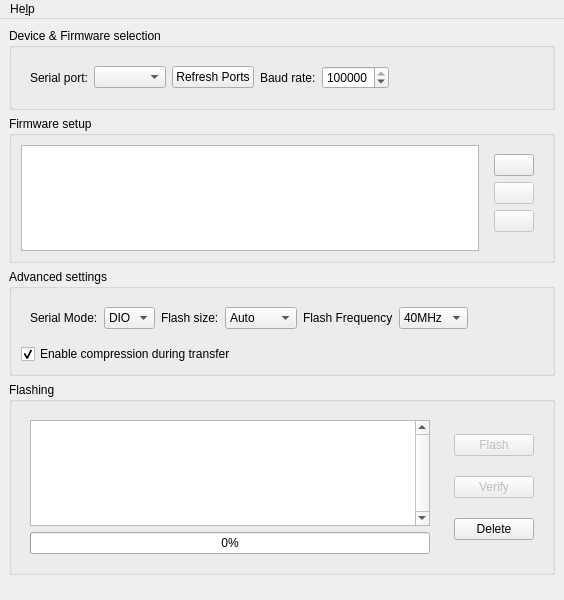
<?xml version="1.0" encoding="UTF-8"?>
<ui version="4.0">
 <class>MainWindow</class>
 <widget class="QMainWindow" name="MainWindow">
  <property name="geometry">
   <rect>
    <x>0</x>
    <y>0</y>
    <width>564</width>
    <height>600</height>
   </rect>
  </property>
  <property name="sizePolicy">
   <sizepolicy hsizetype="Minimum" vsizetype="Minimum">
    <horstretch>0</horstretch>
    <verstretch>0</verstretch>
   </sizepolicy>
  </property>
  <property name="minimumSize">
   <size>
    <width>564</width>
    <height>600</height>
   </size>
  </property>
  <property name="maximumSize">
   <size>
    <width>564</width>
    <height>600</height>
   </size>
  </property>
  <property name="windowTitle">
   <string>CuteESP</string>
  </property>
  <property name="locale">
   <locale language="English" country="UnitedStates"/>
  </property>
  <widget class="QWidget" name="centralwidget">
   <layout class="QVBoxLayout" name="verticalLayout">
    <item>
     <widget class="QGroupBox" name="groupBox">
      <property name="title">
       <string>Device &amp;&amp; Firmware selection</string>
      </property>
      <layout class="QVBoxLayout" name="verticalLayout_2">
       <item>
        <widget class="QWidget" name="horizontalWidget_2" native="true">
         <layout class="QHBoxLayout" name="horizontalLayout_2">
          <item>
           <widget class="QLabel" name="label_2">
            <property name="text">
             <string>Serial port:</string>
            </property>
           </widget>
          </item>
          <item>
           <widget class="QComboBox" name="cboxSerialPort"/>
          </item>
          <item>
           <widget class="QPushButton" name="btnRefresh">
            <property name="text">
             <string>Refresh Ports</string>
            </property>
           </widget>
          </item>
          <item>
           <widget class="QLabel" name="label_7">
            <property name="text">
             <string>Baud rate:</string>
            </property>
           </widget>
          </item>
          <item>
           <widget class="QSpinBox" name="spinBaud">
            <property name="maximum">
             <number>256000</number>
            </property>
            <property name="singleStep">
             <number>1000</number>
            </property>
            <property name="value">
             <number>115200</number>
            </property>
           </widget>
          </item>
          <item>
           <spacer name="horizontalSpacer">
            <property name="orientation">
             <enum>Qt::Horizontal</enum>
            </property>
            <property name="sizeHint" stdset="0">
             <size>
              <width>40</width>
              <height>20</height>
             </size>
            </property>
           </spacer>
          </item>
         </layout>
        </widget>
       </item>
      </layout>
     </widget>
    </item>
    <item>
     <widget class="QGroupBox" name="groupBox_4">
      <property name="title">
       <string>Firmware setup</string>
      </property>
      <layout class="QHBoxLayout" name="horizontalLayout_4">
       <item>
        <widget class="QTableView" name="tableView">
         <property name="sizePolicy">
          <sizepolicy hsizetype="Expanding" vsizetype="Expanding">
           <horstretch>0</horstretch>
           <verstretch>0</verstretch>
          </sizepolicy>
         </property>
        </widget>
       </item>
       <item alignment="Qt::AlignTop">
        <widget class="QWidget" name="verticalWidget" native="true">
         <layout class="QVBoxLayout" name="verticalLayout_4">
          <item>
           <widget class="QPushButton" name="btnAddFirmware">
            <property name="sizePolicy">
             <sizepolicy hsizetype="Minimum" vsizetype="Minimum">
              <horstretch>0</horstretch>
              <verstretch>0</verstretch>
             </sizepolicy>
            </property>
            <property name="text">
             <string/>
            </property>
            <property name="icon">
             <iconset theme="add">
              <normaloff>.</normaloff>.</iconset>
            </property>
           </widget>
          </item>
          <item>
           <widget class="QPushButton" name="btnRmFirmware">
            <property name="enabled">
             <bool>false</bool>
            </property>
            <property name="sizePolicy">
             <sizepolicy hsizetype="Minimum" vsizetype="Minimum">
              <horstretch>0</horstretch>
              <verstretch>0</verstretch>
             </sizepolicy>
            </property>
            <property name="text">
             <string/>
            </property>
            <property name="icon">
             <iconset theme="remove">
              <normaloff>.</normaloff>.</iconset>
            </property>
            <property name="iconSize">
             <size>
              <width>16</width>
              <height>16</height>
             </size>
            </property>
            <property name="flat">
             <bool>false</bool>
            </property>
           </widget>
          </item>
          <item>
           <widget class="QPushButton" name="btnFirmwareInfo">
            <property name="enabled">
             <bool>false</bool>
            </property>
            <property name="text">
             <string/>
            </property>
            <property name="icon">
             <iconset theme="search">
              <normaloff>.</normaloff>.</iconset>
            </property>
           </widget>
          </item>
         </layout>
        </widget>
       </item>
      </layout>
     </widget>
    </item>
    <item>
     <widget class="QGroupBox" name="groupBox_2">
      <property name="title">
       <string>Advanced settings</string>
      </property>
      <layout class="QVBoxLayout" name="verticalLayout_5">
       <item>
        <widget class="QWidget" name="horizontalWidget" native="true">
         <layout class="QHBoxLayout" name="horizontalLayout_3">
          <item>
           <widget class="QLabel" name="label_5">
            <property name="text">
             <string>Serial Mode:</string>
            </property>
           </widget>
          </item>
          <item>
           <widget class="QComboBox" name="cboxSerialMode">
            <item>
             <property name="text">
              <string>DIO</string>
             </property>
            </item>
            <item>
             <property name="text">
              <string>QIO</string>
             </property>
            </item>
           </widget>
          </item>
          <item>
           <widget class="QLabel" name="label_6">
            <property name="text">
             <string>Flash size:</string>
            </property>
           </widget>
          </item>
          <item>
           <widget class="QComboBox" name="cboxFlashSize">
            <item>
             <property name="text">
              <string>Auto</string>
             </property>
            </item>
            <item>
             <property name="text">
              <string>256KB</string>
             </property>
            </item>
            <item>
             <property name="text">
              <string>512KB</string>
             </property>
            </item>
            <item>
             <property name="text">
              <string>1MB</string>
             </property>
            </item>
            <item>
             <property name="text">
              <string>2MB</string>
             </property>
            </item>
            <item>
             <property name="text">
              <string>4MB</string>
             </property>
            </item>
            <item>
             <property name="text">
              <string>2MB-c1</string>
             </property>
            </item>
            <item>
             <property name="text">
              <string>4MB-c1</string>
             </property>
            </item>
            <item>
             <property name="text">
              <string>4MB-c2</string>
             </property>
            </item>
           </widget>
          </item>
          <item>
           <widget class="QLabel" name="label">
            <property name="text">
             <string>Flash Frequency</string>
            </property>
           </widget>
          </item>
          <item>
           <widget class="QComboBox" name="cboxFlashFreq">
            <property name="currentIndex">
             <number>2</number>
            </property>
            <item>
             <property name="text">
              <string>20MHz</string>
             </property>
            </item>
            <item>
             <property name="text">
              <string>26MHz</string>
             </property>
            </item>
            <item>
             <property name="text">
              <string>40MHz</string>
             </property>
            </item>
            <item>
             <property name="text">
              <string>80MHz</string>
             </property>
            </item>
           </widget>
          </item>
          <item>
           <spacer name="horizontalSpacer_2">
            <property name="orientation">
             <enum>Qt::Horizontal</enum>
            </property>
            <property name="sizeHint" stdset="0">
             <size>
              <width>40</width>
              <height>20</height>
             </size>
            </property>
           </spacer>
          </item>
         </layout>
        </widget>
       </item>
       <item>
        <widget class="QCheckBox" name="chkboxCompression">
         <property name="text">
          <string>Enable compression during transfer</string>
         </property>
         <property name="checked">
          <bool>true</bool>
         </property>
        </widget>
       </item>
      </layout>
     </widget>
    </item>
    <item>
     <widget class="QGroupBox" name="groupBox_3">
      <property name="title">
       <string>Flashing</string>
      </property>
      <layout class="QHBoxLayout" name="horizontalLayout_6">
       <item>
        <widget class="QWidget" name="verticalWidget_2" native="true">
         <layout class="QVBoxLayout" name="verticalLayout_7">
          <item>
           <widget class="QTextEdit" name="txtOutput">
            <property name="verticalScrollBarPolicy">
             <enum>Qt::ScrollBarAlwaysOn</enum>
            </property>
            <property name="horizontalScrollBarPolicy">
             <enum>Qt::ScrollBarAsNeeded</enum>
            </property>
           </widget>
          </item>
          <item>
           <widget class="QProgressBar" name="progressBar">
            <property name="value">
             <number>0</number>
            </property>
           </widget>
          </item>
         </layout>
        </widget>
       </item>
       <item>
        <widget class="QWidget" name="verticalWidget" native="true">
         <layout class="QVBoxLayout" name="verticalLayout_3">
          <item>
           <widget class="QPushButton" name="btnFlash">
            <property name="enabled">
             <bool>false</bool>
            </property>
            <property name="text">
             <string>Flash</string>
            </property>
            <property name="icon">
             <iconset theme="media-flash">
              <normaloff>../src</normaloff>../src</iconset>
            </property>
           </widget>
          </item>
          <item>
           <widget class="QPushButton" name="btnVerify">
            <property name="enabled">
             <bool>false</bool>
            </property>
            <property name="text">
             <string>Verify</string>
            </property>
            <property name="icon">
             <iconset theme="check-filled">
              <normaloff>.</normaloff>.</iconset>
            </property>
           </widget>
          </item>
          <item>
           <widget class="QPushButton" name="btnDelete">
            <property name="text">
             <string>Delete</string>
            </property>
            <property name="icon">
             <iconset theme="user-trash">
              <normaloff>.</normaloff>.</iconset>
            </property>
           </widget>
          </item>
         </layout>
        </widget>
       </item>
      </layout>
     </widget>
    </item>
    <item>
     <widget class="QWidget" name="horizontalWidget" native="true">
      <property name="sizePolicy">
       <sizepolicy hsizetype="Preferred" vsizetype="Fixed">
        <horstretch>0</horstretch>
        <verstretch>0</verstretch>
       </sizepolicy>
      </property>
      <layout class="QHBoxLayout" name="horizontalLayout">
       <property name="spacing">
        <number>5</number>
       </property>
       <property name="sizeConstraint">
        <enum>QLayout::SetMinimumSize</enum>
       </property>
       <property name="topMargin">
        <number>1</number>
       </property>
      </layout>
     </widget>
    </item>
   </layout>
  </widget>
  <widget class="QMenuBar" name="menuBar">
   <property name="geometry">
    <rect>
     <x>0</x>
     <y>0</y>
     <width>564</width>
     <height>32</height>
    </rect>
   </property>
   <widget class="QMenu" name="menuHelp">
    <property name="title">
     <string>He&amp;lp</string>
    </property>
    <addaction name="actionGithub_Wiki"/>
    <addaction name="actionGithub_esptool_py"/>
    <addaction name="separator"/>
    <addaction name="actionAbout_CuteESP"/>
    <addaction name="actionAbout_Qt"/>
   </widget>
   <addaction name="menuHelp"/>
  </widget>
  <action name="actionGithub_Wiki">
   <property name="text">
    <string>&amp;Github: CuteESP</string>
   </property>
  </action>
  <action name="actionGithub_esptool_py">
   <property name="text">
    <string>Github: &amp;esptool.py</string>
   </property>
  </action>
  <action name="actionAbout_CuteESP">
   <property name="text">
    <string>&amp;About CuteESP</string>
   </property>
  </action>
  <action name="actionAbout_Qt">
   <property name="text">
    <string>About &amp;Qt</string>
   </property>
  </action>
 </widget>
 <tabstops>
  <tabstop>cboxSerialPort</tabstop>
  <tabstop>btnRefresh</tabstop>
  <tabstop>spinBaud</tabstop>
  <tabstop>tableView</tabstop>
  <tabstop>btnAddFirmware</tabstop>
  <tabstop>btnRmFirmware</tabstop>
  <tabstop>btnFirmwareInfo</tabstop>
  <tabstop>cboxSerialMode</tabstop>
  <tabstop>cboxFlashSize</tabstop>
  <tabstop>cboxFlashFreq</tabstop>
  <tabstop>chkboxCompression</tabstop>
  <tabstop>txtOutput</tabstop>
  <tabstop>btnFlash</tabstop>
  <tabstop>btnVerify</tabstop>
  <tabstop>btnDelete</tabstop>
 </tabstops>
 <resources/>
 <connections/>
 <slots>
  <slot>btnBoxClicked(QAbstractButton*)</slot>
 </slots>
</ui>
